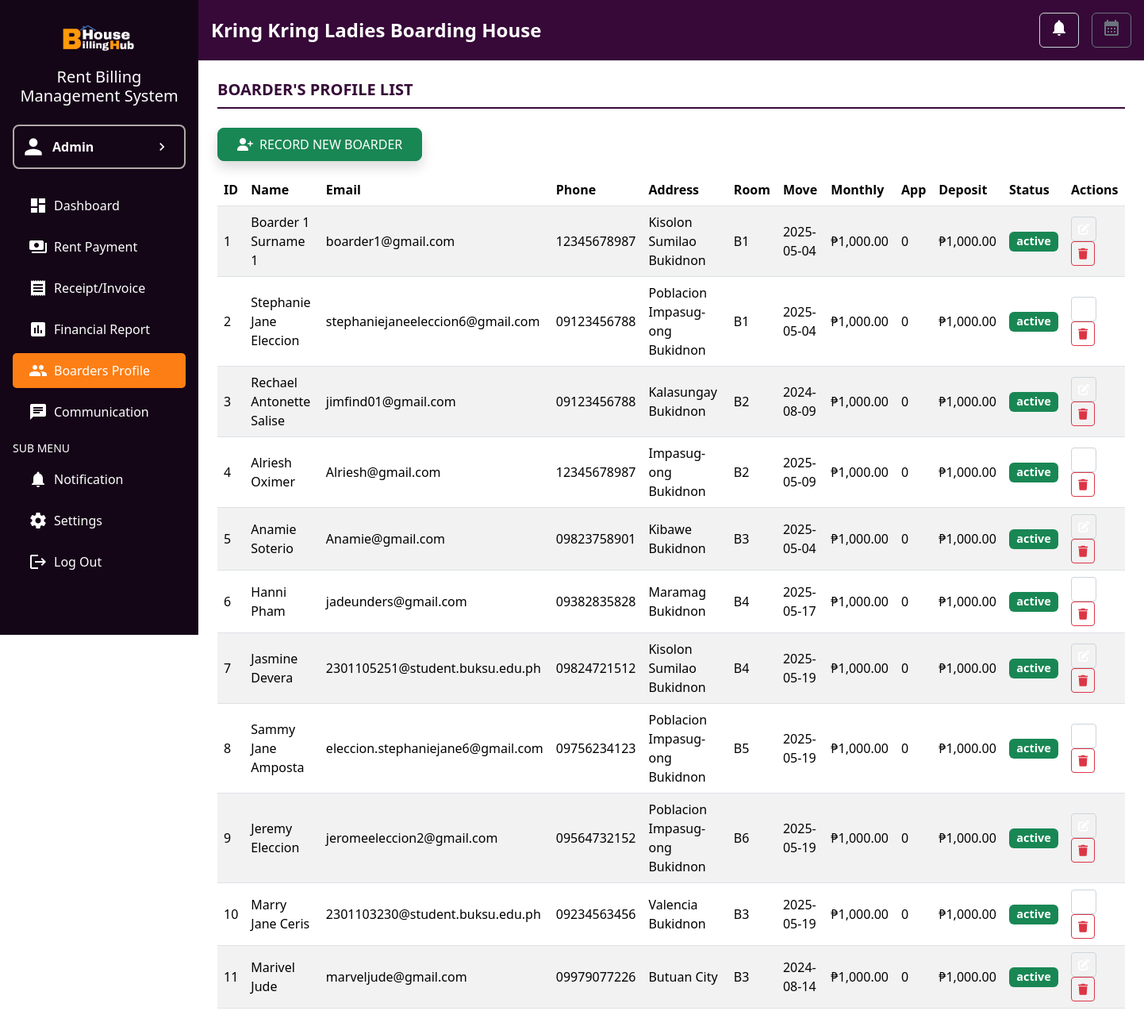
Page /sidebar/boarder_profile.php (signed in) on the committed database.
### tables this page shows
CREATE TABLE `users` (
  `id` int(11) NOT NULL,
  `firstname` varchar(255) NOT NULL,
  `lastname` varchar(255) NOT NULL,
  `email` varchar(255) NOT NULL,
  `contact` varchar(20) DEFAULT NULL,
  `government_id` varchar(100) DEFAULT NULL,
  `tin_num` varchar(100) DEFAULT NULL,
  `address` varchar(255) DEFAULT NULL,
  `boardinghousename` varchar(255) DEFAULT NULL,
  `password` varchar(255) NOT NULL,
  `reset_code` varchar(255) DEFAULT NULL
);

CREATE TABLE `boarders` (
  `id` int(11) NOT NULL,
  `boarder_id` int(11) NOT NULL,
  `user_id` int(11) DEFAULT NULL,
  `firstname` varchar(255) NOT NULL,
  `lastname` varchar(255) NOT NULL,
  `email` varchar(100) NOT NULL,
  `phone` varchar(15) DEFAULT NULL,
  `address` varchar(255) DEFAULT NULL,
  `move_in_date` date NOT NULL,
  `monthly_rate` decimal(10,2) NOT NULL,
  `deposit_amount` decimal(10,2) NOT NULL,
  `room` varchar(50) DEFAULT NULL,
  `status` enum('active','inactive') DEFAULT 'active',
  `appliances` int(11) DEFAULT 0
);

### sidebar/boarder_profile.php (the view, shortened to what this page needs)
<?php
$host = 'localhost';
$username = 'root';
$password = '';
$database = 'bh';
$conn = new mysqli($host, $username, $password, $database);
$user_id = $_SESSION['user_id'];
$stmt = $conn->prepare("SELECT firstname, lastname, email, contact, government_id, tin_num, address, boardinghousename FROM users WHERE id = ?");
$stmt->bind_param("i", $user_id);
$stmt->execute();
$result = $stmt->get_result();
$user = $result->fetch_assoc();
$user_id = $_SESSION['user_id'];
$stmt = $conn->prepare("SELECT * FROM boarders WHERE user_id = ? ORDER BY boarder_id");
$stmt->bind_param("i", $user_id);
$stmt->execute();
$result = $stmt->get_result();
$boarders = [];
while ($row = $result->fetch_assoc()) {
    $boarders[] = $row;
}
?>
<!DOCTYPE html>
<html lang="en">
<head>
    <link href="https://cdn.jsdelivr.net/npm/bootstrap@5.3.2/dist/css/bootstrap.min.css" rel="stylesheet">
    <link href="https://cdnjs.cloudflare.com/ajax/libs/font-awesome/6.5.0/css/all.min.css" rel="stylesheet">
    <link rel="stylesheet" href="style.css">
</head>
<body>
    <div class="d-flex">
        <nav class="sidebar text-white p-3">
            <div class="text-center mb-4">
                <img src="../images/logo.png" alt="Logo" class="img-fluid" style="max-width: 100px;">
                <h5 class="mt-2">Rent Billing Management System</h5>
            </div>
            <a href="admin.php" class="d-flex align-items-center justify-content-between mb-4 px-2 nav-link admin-border">
                <div class="d-flex align-items-center">
                    <span class="material-icons me-2" style="font-size: 32px;">person</span>
                    <span class="fw-bold">Admin</span>
                </div>
                <span class="material-icons" style="font-size: 20px;">chevron_right</span>
            </a>
            <ul class="nav flex-column">
                <li class="nav-item mb-2">
                    <a class="nav-link text-white" href="dashboard.php"><span class="material-icons me-2">dashboard</span>Dashboard</a>
                </li>
                <li class="nav-item mb-2">
                    <a class="nav-link text-white" href="rent_payment.php"><span class="material-icons me-2">payments</span>Rent Payment</a>
                </li>
                <li class="nav-item mb-2">
                    <a class="nav-link text-white" href="receipt.php"><span class="material-icons me-2">receipt</span>Receipt/Invoice</a>
                </li>
                <li class="nav-item mb-2">
                    <a class="nav-link text-white" href="financial_rep.php"><span class="material-icons me-2">assessment</span>Financial Report</a>
                </li>
                <li class="nav-item mb-2">
                    <a class="nav-link text-white active" href="boarder_profile.php"><span class="material-icons me-2">group</span>Boarders Profile</a>
                </li>
                <li class="nav-item mb-2">
                    <a class="nav-link text-white" href="communication.php"><span class="material-icons me-2">chat</span>Communication</a>
                </li>
            </ul>
            <div class="mt-2">
                <h6 class="text-uppercase small">Sub Menu</h6>
                <ul class="nav flex-column">
                    <li class="nav-item mb-2">
                        <a class="nav-link text-white" href="sub-menu/notif.php"><span class="material-icons me-2">notifications</span>Notification</a>
                    </li>
                    <li class="nav-item mb-2">
                        <a class="nav-link text-white" href="sub-menu/settings.php"><span class="material-icons me-2">settings</span>Settings</a>
                    </li>
                    <li class="nav-item mb-2">
                        <a class="nav-link text-white" href="sub-menu/logout.php"><span class="material-icons me-2">logout</span>Log Out</a>
                    </li>
                </ul>
            </div>
        </nav>
        <div class="flex-grow-1">
            <header class="d-flex justify-content-between align-items-center p-3 border-bottom">
            <h4 class="mb-0" style="font-weight: bold;"><span id="boardingHouseName"><?php echo htmlspecialchars($user['boardinghousename'] ?? 'N/A'); ?></span> Boarding House</h4>
                <div class="d-flex align-items-center gap-3">
                    <button class="btn btn-outline-primary position-relative">
                        <span class="material-icons">notifications</span>
                    </button>
                    <button class="btn btn-outline-secondary">
                        <span class="material-icons">calendar_month</span>
                    </button>
                </div>
            </header>
            <div class="content p-4">
                <div class="mb-4">
                    <h5 style="font-weight: bold; color: #360938; border-bottom: 2px solid #360938; padding-bottom: 10px;">
                        BOARDER'S PROFILE LIST
                    </h5>
                </div>
                <div class="d-flex gap-3 mt-4">
                    <a href="add_boarder.php" class="btn btn-success d-flex align-items-center px-4 py-2 rounded-3 shadow">
                        <i class="fas fa-user-plus me-2"></i> RECORD NEW BOARDER
                    </a>
                </div>
                <div class="table-container mt-3">
                    <table class="table table-striped" id="boarderTable">
                        <thead>
                            <tr>
                                <th>ID</th>
                                <th>Name</th>
                                <th>Email</th>
                                <th>Phone</th>
                                <th>Address</th>
                                <th>Room</th>
                                <th>Move</th>
                                <th>Monthly</th>
                                <th>App</th>
                                <th>Deposit</th>
                                <th>Status</th>
                                <th>Actions</th>
                            </tr>
                        </thead>
                        <tbody>
                            <?php if (count($boarders) > 0): ?>
                                <?php foreach ($boarders as $boarder): ?>
                                    <tr>
                                <td><?php echo htmlspecialchars($boarder['boarder_id']); ?></td>
                                <td><?php echo htmlspecialchars($boarder['firstname'] . ' ' . $boarder['lastname']); ?></td>
                                <td><?php echo htmlspecialchars($boarder['email']); ?></td>
                                <td><?php echo htmlspecialchars($boarder['phone'] ?? 'N/A'); ?></td>
                                <td><?php echo htmlspecialchars($boarder['address'] ?? 'N/A'); ?></td>
                                <td><?php echo htmlspecialchars($boarder['room'] ?? 'N/A'); ?></td>
                                <td><?php echo htmlspecialchars($boarder['move_in_date']); ?></td>
                                <td>₱<?php echo number_format($boarder['monthly_rate'], 2); ?></td>
                                <td><?php echo htmlspecialchars($boarder['appliances'] ?? 0); ?></td>
                                <td>₱<?php echo number_format($boarder['deposit_amount'], 2); ?></td>
                                <td><span class="badge bg-<?php echo $boarder['status'] == 'active' ? 'success' : 'danger'; ?>"><?php echo htmlspecialchars($boarder['status']); ?></span></td>
                                <td>
                                    <a href="edit_boarder.php?id=<?php echo $boarder['id']; ?>" class="btn btn-outline-primary btn-sm me-2" title="Edit">
                                        <i class="fas fa-edit"></i>
                                    </a>
                                    <a href="delete_boarder.php?id=<?php echo $boarder['id']; ?>" class="btn btn-outline-danger btn-sm" onclick="return confirm('Are you sure you want to delete this boarder?')" title="Delete">
                                        <i class="fas fa-trash"></i>
                                    </a>
                                </td>
                            </tr>
                                <?php endforeach; ?>
                            <?php else: ?>
                                <tr>
                                    <td colspan="12" class="text-center">No boarders found.</td>
                                </tr>
                            <?php endif; ?>
                        </tbody>
                    </table>
                </div>
            </div>
        </div>
    </div>
</body>
</html>

### sidebar/style.css (style rules this page uses)
body { font-family: 'Segoe UI', sans-serif; }
.sidebar { width: 250px; height: 100vh; position: fixed; background-color: #140517; }
.sidebar .nav-link { font-size: 1rem; }
.sidebar a { display: flex; align-items: center; padding: 10px 20px; text-decoration: none; color: #ffffff; font-size: 16px; }
.sidebar a span.material-icons { margin-right: 10px; font-size: 24px; }
.nav-link { display: flex; align-items: center; padding: 10px 20px; text-decoration: none; color: #ffffff; transition: background-color 0.3s, color 0.3s; }
.nav-link.active { background-color: #fd7e14; color: #ffffff; border-radius: 5px; }
.flex-grow-1 { margin-left: 250px; }
header { font-family: 'Segoe UI', sans-serif; background-color: #360938; color: #ffffff; }
.btn-outline-primary { color: white; border: 1px solid #ced4da; transition: background-color 0.3s, color 0.3s; }
.admin-border { border: 2px solid rgb(177, 169, 169); border-radius: 8px; padding: 10px 20px; }

### sidebar/boarder_profile.php (style rules this page uses)
.table-container { overflow-x: auto; }
.table th, .table td { vertical-align: middle; }
.badge { font-size: 0.9em; }

### rows in the picture
users: boardinghousename "Kring Kring Ladies"
boarders: boarder "1", firstname+lastname "Boarder 1 Surname 1", email "boarder1@gmail.com", phone "12345678987", address "Kisolon Sumilao Bukidnon", room "B1", move_in_date "2025-05-04", monthly_rate "1,000.00", appliances "0", deposit_amount "1,000.00", status "active"
boarders: boarder "2", firstname+lastname "Stephanie Jane Eleccion", email "stephaniejaneeleccion6@gmail.com", phone "09123456788", address "Poblacion Impasug-ong Bukidnon", room "B1", move_in_date "2025-05-04", monthly_rate "1,000.00", appliances "0", deposit_amount "1,000.00", status "active"
boarders: boarder "3", firstname+lastname "Rechael Antonette Salise", email "jimfind01@gmail.com", phone "09123456788", address "Kalasungay Bukidnon", room "B2", move_in_date "2024-08-09", monthly_rate "1,000.00", appliances "0", deposit_amount "1,000.00", status "active"
boarders: boarder "4", firstname+lastname "Alriesh Oximer", email "Alriesh@gmail.com", phone "12345678987", address "Impasug-ong Bukidnon", room "B2", move_in_date "2025-05-09", monthly_rate "1,000.00", appliances "0", deposit_amount "1,000.00", status "active"
boarders: boarder "5", firstname+lastname "Anamie Soterio", email "Anamie@gmail.com", phone "09823758901", address "Kibawe Bukidnon", room "B3", move_in_date "2025-05-04", monthly_rate "1,000.00", appliances "0", deposit_amount "1,000.00", status "active"
boarders: boarder "6", firstname+lastname "Hanni Pham", email "jadeunders@gmail.com", phone "09382835828", address "Maramag Bukidnon", room "B4", move_in_date "2025-05-17", monthly_rate "1,000.00", appliances "0", deposit_amount "1,000.00", status "active"
boarders: boarder "7", firstname+lastname "Jasmine Devera", email "2301105251@student.buksu.edu.ph", phone "09824721512", address "Kisolon Sumilao Bukidnon", room "B4", move_in_date "2025-05-19", monthly_rate "1,000.00", appliances "0", deposit_amount "1,000.00", status "active"
boarders: boarder "8", firstname+lastname "Sammy Jane Amposta", email "eleccion.stephaniejane6@gmail.com", phone "09756234123", address "Poblacion Impasug-ong Bukidnon", room "B5", move_in_date "2025-05-19", monthly_rate "1,000.00", appliances "0", deposit_amount "1,000.00", status "active"
boarders: boarder "9", firstname+lastname "Jeremy Eleccion", email "jeromeeleccion2@gmail.com", phone "09564732152", address "Poblacion Impasug-ong Bukidnon", room "B6", move_in_date "2025-05-19", monthly_rate "1,000.00", appliances "0", deposit_amount "1,000.00", status "active"
boarders: boarder "10", firstname+lastname "Marry Jane Ceris", email "2301103230@student.buksu.edu.ph", phone "09234563456", address "Valencia Bukidnon", room "B3", move_in_date "2025-05-19", monthly_rate "1,000.00", appliances "0", deposit_amount "1,000.00", status "active"
boarders: boarder "11", firstname+lastname "Marivel Jude", email "marveljude@gmail.com", phone "09979077226", address "Butuan City", room "B3", move_in_date "2024-08-14", monthly_rate "1,000.00", appliances "0", deposit_amount "1,000.00", status "active"
